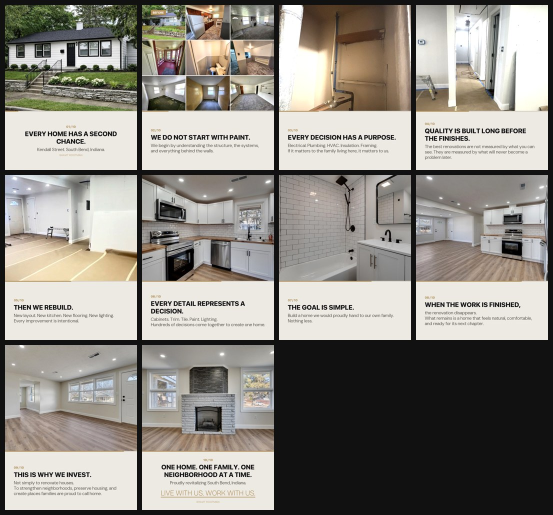
#> input picture gallery/design-03.jpg, 1106 x 1030 px, given as the content of the folder ../../../../../gallery/design-03.jpg, which was not available (shown at 1/2 size)
$ python sheets.py ../../../../../gallery/design-03.jpg out.png 5 5
#> lines starting #> are read from the running program, lines starting #| are printed output that depends on the picture; pictures that were not available may be replaced by others from this repository, and a replacement may not be noted
#!/usr/bin/env python3
"""Build labelled contact sheets from a folder of photos, so a whole property
set can be reviewed cheaply instead of opening images one at a time.

Usage: python3 sheets.py <src_dir> <out_prefix> [cols] [thumb]

ImageMagick is not installed on this machine, so this replaces the `montage`
recipe in the East Victoria handoff. Each tile is labelled with its index so a
chosen frame can be traced back to the source file.
"""
import sys, os, glob
from PIL import Image, ImageDraw

if len(sys.argv) < 3:
    sys.exit("usage: sheets.py <src_dir> <out_prefix> [cols] [thumb]")

SRC = os.path.expanduser(sys.argv[1])
OUT = os.path.expanduser(sys.argv[2])
COLS = int(sys.argv[3]) if len(sys.argv) > 3 else 5
THUMB = int(sys.argv[4]) if len(sys.argv) > 4 else 300
ROWS = 5
PER = COLS * ROWS
PAD = 6
LABEL = 18

files = sorted(f for ext in ("jpg", "jpeg", "png")
               for f in glob.glob(os.path.join(SRC, f"*.{ext}")))
if not files:
    sys.exit(f"no images in {SRC}")

os.makedirs(os.path.dirname(OUT) or ".", exist_ok=True)
cell_h = THUMB + LABEL

for sheet_i in range(0, len(files), PER):
    batch = files[sheet_i:sheet_i + PER]
    rows = (len(batch) + COLS - 1) // COLS
    W = COLS * (THUMB + PAD) + PAD
    H = rows * (cell_h + PAD) + PAD
    canvas = Image.new("RGB", (W, H), "#111111")
#> canvas: PIL image 61x35 RGB; every value is 17
    draw = ImageDraw.Draw(canvas)
    for i, path in enumerate(batch):
        try:
            im = Image.open(path)
#> im is the input picture: PIL image 1106x1030 RGB; mean R, G, B 143.5, 139.9, 133.1
            im.thumbnail((THUMB, THUMB))
            im = im.convert("RGB")
        except Exception as e:
            print(f"SKIP {path}: {e}")
            continue
        c, r = i % COLS, i // COLS
        x = PAD + c * (THUMB + PAD) + (THUMB - im.width) // 2
#> x = 6
        y = PAD + r * (cell_h + PAD) + (THUMB - im.height) // 2
#> y = 6
        canvas.paste(im, (x, y))
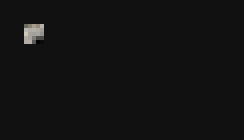
#> canvas: PIL image 61x35 RGB (shown 4 times larger); mean R, G, B 18.5, 18.4, 18.3
        idx = os.path.basename(path).split("_")[0]
        draw.text((PAD + c * (THUMB + PAD) + 4,
                   PAD + r * (cell_h + PAD) + THUMB + 2),
                  f"{idx}", fill="#FFC000")
    dest = f"{OUT}_{sheet_i // PER}.jpg"
    canvas.save(dest, quality=80)
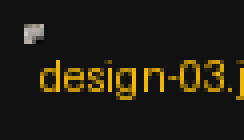
#> saved as out.png_0.jpg: PIL image 61x35 RGB (shown 4 times larger); mean R, G, B 32.1, 28.4, 17.4
    print(f"{dest}  ({len(batch)} tiles, idx {os.path.basename(batch[0]).split('_')[0]}"
          f"-{os.path.basename(batch[-1]).split('_')[0]})")

$ run again, on gallery/design-04.jpg
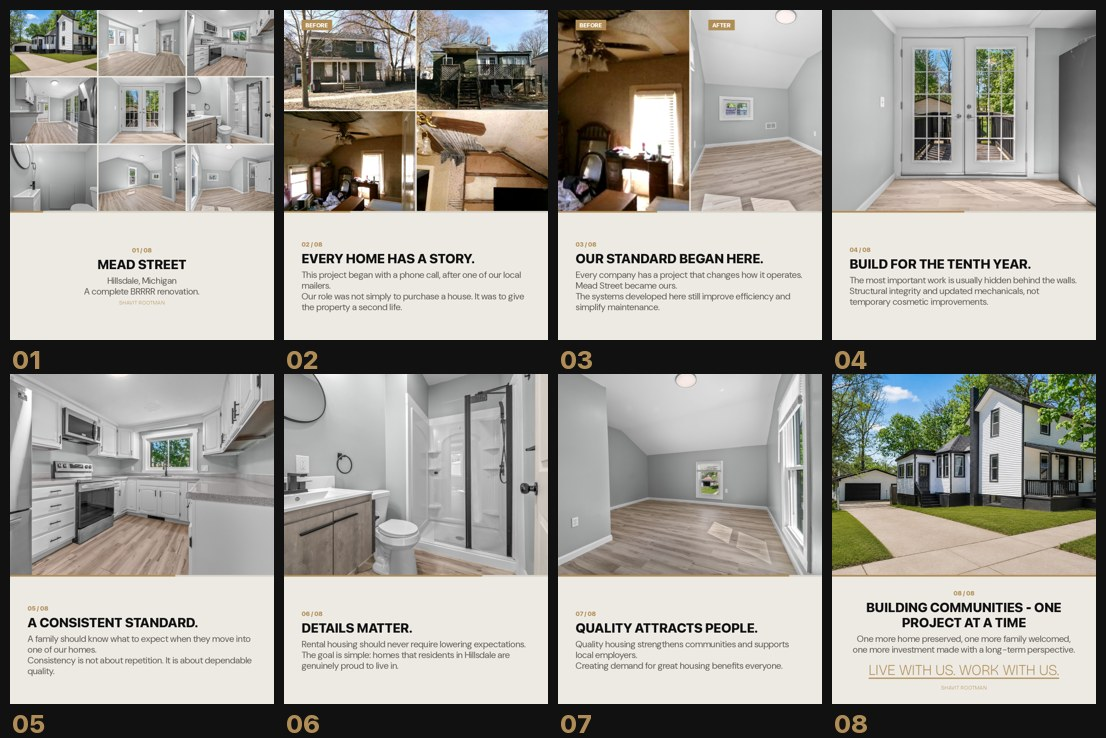
#> input picture gallery/design-04.jpg, 1106 x 738 px, given as the content of the folder ../../../../../gallery/design-04.jpg, which was not available
#> im is the input picture: PIL image 1106x738 RGB; mean R, G, B 159.2, 156.3, 149.7
#> `canvas.paste(im, (x, y))`:
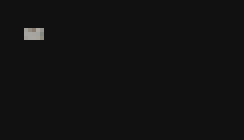
#> canvas: PIL image 61x35 RGB (shown 4 times larger); mean R, G, B 18, 18, 17.9
#> `canvas.save(dest, quality=80)`:
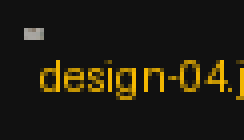
#> saved as out.png_0.jpg: PIL image 61x35 RGB (shown 4 times larger); mean R, G, B 31.6, 28, 16.9

$ run again, on gallery/design-05.jpg
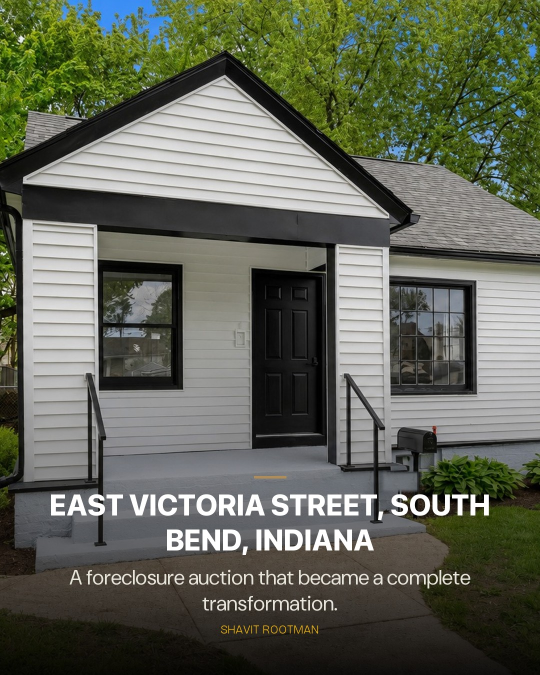
#> input picture gallery/design-05.jpg, 1080 x 1350 px, given as the content of the folder ../../../../../gallery/design-05.jpg, which was not available (shown at 1/2 size)
#> im is the input picture: PIL image 1080x1350 RGB; mean R, G, B 97.1, 101.1, 86.6
#> `canvas.paste(im, (x, y))`:
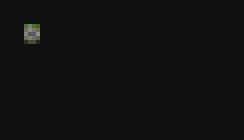
#> canvas: PIL image 61x35 RGB (shown 4 times larger); mean R, G, B 17.8, 17.8, 17.7
#> `canvas.save(dest, quality=80)`:
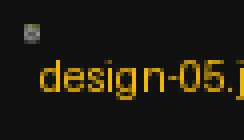
#> saved as out.png_0.jpg: PIL image 61x35 RGB (shown 4 times larger); mean R, G, B 31.4, 27.8, 16.7
